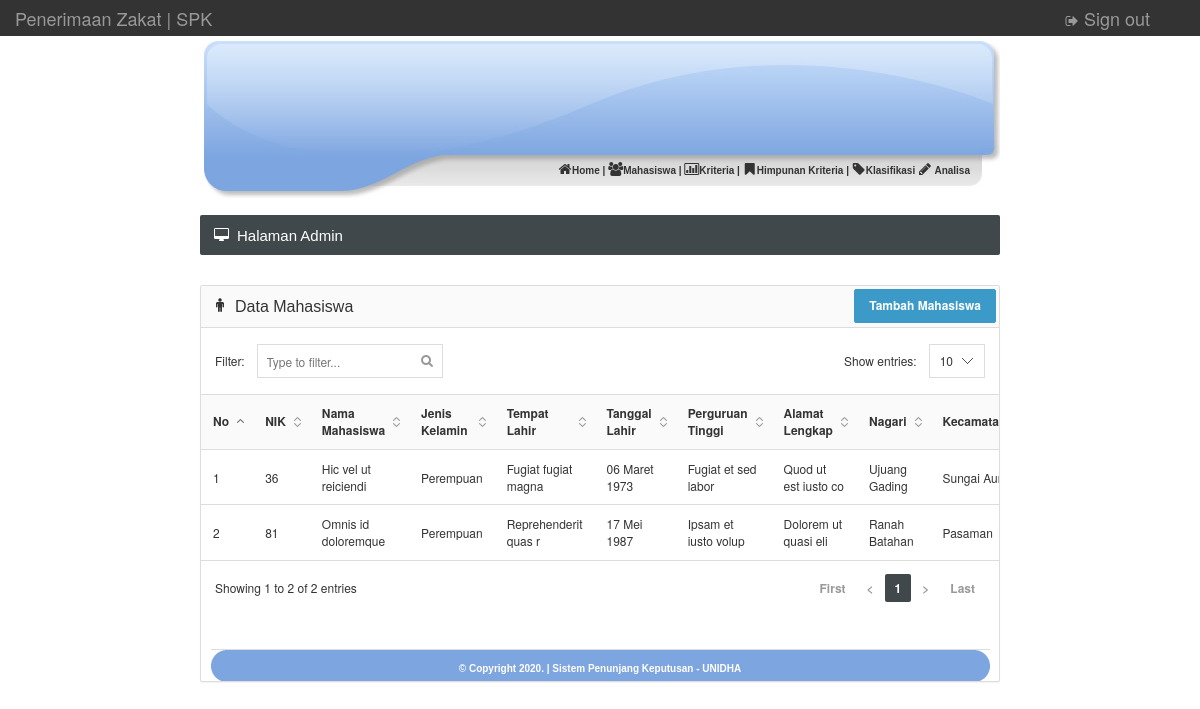
/admin/mahasiswa.php (signed in), run on the app's committed database.
### tables this page shows
CREATE TABLE `calonbeasiswa` (
  `nik_mhs` varchar(10) NOT NULL,
  `nama_mhs` varchar(100) NOT NULL,
  `jenis_kelamin` varchar(20) NOT NULL,
  `tempat_lahir` varchar(100) NOT NULL,
  `tanggal_lahir` date NOT NULL,
  `perguruan_tinggi` varchar(100) NOT NULL,
  `alamat` varchar(100) NOT NULL,
  `nagari` varchar(20) NOT NULL,
  `kecamatan` varchar(30) NOT NULL,
  PRIMARY KEY (`nik_mhs`)
);

### config/fungsi_indotgl.php (called while the page is built, shortened)
<?php
	function tgl_indo($tgl){
		$tanggal = substr($tgl,8,2);
		$bulan = getBulan(substr($tgl,5,2));
		$tahun = substr($tgl,0,4);
		return $tanggal.' '.$bulan.' '.$tahun;
	}
	function getBulan($bln){
		switch ($bln) {
			case 2:
				return "Februari";
				break;
			case 3:
				return "Maret";
				break;
			case 5:
				return "Mei";
				break;
		}
	}
?>

### admin/mahasiswa.php (the view, shortened to what this page needs)
<?php
include "head.php";
?>
<?php include "menu.php"; ?>
</div>
<br />
<div id="content">
	<div class="page-title">
		<h5><i class="fa fa-desktop"></i> Halaman Admin</h5>
	</div>
	<div class="panel panel-default">
		<div class="panel-heading" align="right">
			<h6 class="panel-title"><i class="fa fa-male"></i> Data Mahasiswa</h6>
			<a href="mahasiswa_tambah.php"><input type="submit" value="Tambah Mahasiswa" class="btn btn-info"></a>
		</div>
		<div class="datatable">
			<table class="table table-hover">
				<thead>
					<tr>
						<th>No</th>
						<th>NIK</th>
						<th>Nama Mahasiswa</th>
						<th>Jenis Kelamin</th>
						<th>Tempat Lahir</th>
						<th>Tanggal Lahir</th>
						<th>Perguruan Tinggi</th>
						<th>Alamat Lengkap</th>
						<th>Nagari</th>
						<th>Kecamatan</th>
					</tr>
				</thead>
				<tbody>
					<?php
					$nomor = 0;
					$hasil = mysql_query("select * from calonbeasiswa");
					while ($dataku = mysql_fetch_array($hasil)) {
					?>
						<tr>
							<td><?php echo $nomor = $nomor + 1; ?></td>
							<td><?php echo $dataku['nik_mhs']; ?></td>
							<td><?php echo $dataku['nama_mhs']; ?></td>
							<td><?php echo $dataku['jenis_kelamin']; ?></td>
							<td><?php echo $dataku['tempat_lahir']; ?></td>
							<td><?php echo tgl_indo($dataku['tanggal_lahir']); ?></td>
							<td><?php echo $dataku['perguruan_tinggi']; ?></td>
							<td><?php echo $dataku['alamat']; ?></td>
							<td><?php echo $dataku['nagari']; ?></td>
							<td><?php echo $dataku['kecamatan']; ?></td>
						</tr>
					<?php } ?>
				</tbody>
			</table>
		</div>
		<br />
		<br />
		<?php include "footer.php"; ?>

### images/style.css (style rules this page uses)
body { margin-top: 0px; margin-left: 0px; margin-right: 0px; margin-bottom: 0px; }
#content { width: 800px; }

### css/brain-theme.css (style rules this page uses)
html { height: 100%; }
body { background: url(../images/interface/background.png) repeat; font-size: 12px; min-height: 100%; position: relative; padding-top: 36px; }
a { cursor: pointer; }
h5, .h5 { font-size: 16px; }
h6, .h6 { font-size: 14px; }
h5 .fa, .h5 .fa { margin: 0 8px 0 0; float: left; }
h6 .fa, .h6 .fa { margin: 0 8px 0 0; float: left; }
.btn { font-size: 12px; padding: 7px 14px 8px 14px; border-radius: 2px; font-weight: bold; }
.btn-info { background-color: #3C9AC9; border-color: #3C9AC9; }
.panel { margin-bottom: 30px; border-radius: 2px; }
.panel-heading { padding: 0; border-top-right-radius: 2px; border-top-left-radius: 2px; position: relative; }
.panel-heading:after { content: ""; display: table; clear: both; }
.panel-title { padding: 12px 12px 11px 12px; float: left; display: block; }
.panel-default > .panel-heading { background: #fafafa; }
.panel-heading .btn, .panel-heading .btn-group { margin: 3px 3px 0 0; }
.table { margin-bottom: 0; }
.table > thead > tr > th { border-bottom-width: 1px; outline: 0; }
.table > thead > tr > th, .table > tbody > tr > th, .table > tfoot > tr > th, .table > thead > tr > td, .table > tbody > tr > td, .table > tfoot > tr > td { vertical-align: middle; padding: 10px 12px; }
.panel .table:first-child, .panel .table-responsive:first-child > .table:first-child { border-top-left-radius: 0; border-top-right-radius: 0; }
.panel .table:first-child > thead:first-child > tr:first-child td:first-child, .panel .table-responsive:first-child > .table:first-child > thead:first-child > tr:first-child td:first-child, .panel .table:first-child > tbody:first-child > tr:first-child td:first-child, .panel .table-responsive:first-child > .table:first-child > tbody:first-child > tr:first-child td:first-child, .panel .table:first-child > thead:first-child > tr:first-child th:first-child, .panel .table-responsive:first-child > .table:first-child > thead:first-child > tr:first-child th:first-child, .panel .table:first-child > tbody:first-child > tr:first-child th:first-child, .panel .table-responsive:first-child > .table:first-child > tbody:first-child > tr:first-child th:first-child { border-top-left-radius: 0; }
.panel .table:last-child, .panel .table-responsive:last-child > .table:last-child { border-bottom-right-radius: 0; border-bottom-left-radius: 0; }
.panel .table:last-child > tbody:last-child > tr:last-child td:first-child, .panel .table-responsive:last-child > .table:last-child > tbody:last-child > tr:last-child td:first-child, .panel .table:last-child > tfoot:last-child > tr:last-child td:first-child, .panel .table-responsive:last-child > .table:last-child > tfoot:last-child > tr:last-child td:first-child, .panel .table:last-child > tbody:last-child > tr:last-child th:first-child, .panel .table-responsive:last-child > .table:last-child > tbody:last-child > tr:last-child th:first-child, .panel .table:last-child > tfoot:last-child > tr:last-child th:first-child, .panel .table-responsive:last-child > .table:last-child > tfoot:last-child > tr:last-child th:first-child { border-bottom-left-radius: 0; }

### data on the page
calonbeasiswa: nik_mhs "36", nama_mhs "Hic vel ut reiciendi", jenis_kelamin "Perempuan", tempat_lahir "Fugiat fugiat magna", tanggal_lahir "06 Maret 1973", perguruan_tinggi "Fugiat et sed labor", alamat "Quod ut est iusto co", nagari "Ujuang Gading", kecamatan "Sungai…"
calonbeasiswa: nomor "2", nik_mhs "81", nama_mhs "Omnis id doloremque", jenis_kelamin "Perempuan", tempat_lahir "Reprehenderit quas r", tanggal_lahir "17 Mei 1987", perguruan_tinggi "Ipsam et iusto volup", alamat "Dolorem ut quasi eli", nagari "Ranah Batahan", kecamatan "Pasaman"
